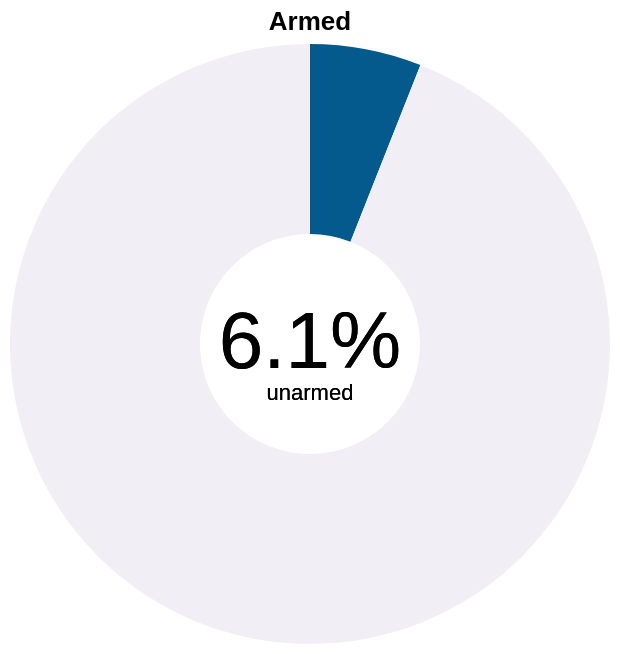

The specification (Vega-Lite) saved for this image:
### Vega-Lite specification from a JSON file in a GitHub repository (floating-point values rounded to 4 significant figures)
{"$schema": "https://vega.github.io/schema/vega-lite/v5.json", "title": "Armed", "width": "container", "data": {"values": [{"category": "Armed", "value": 0.06}, {"category": "Unarmed", "value": 0.94}]}, "layer": [{"mark": {"type": "arc", "innerRadius": 55}, "encoding": {"theta": {"field": "value", "type": "quantitative"}, "color": {"field": "category", "scale": {"range": ["#045a8d", "#f1eef6"]}, "legend": null}, "tooltip": [{"field": "value", "type": "quantitative", "title": "Proportion"}, {"field": "category", "type": "nominal", "title": "Likelihood to Report"}]}}, {"mark": {"type": "text", "text": "6.1%", "fontSize": 40}, "encoding": {"color": {"value": "black"}}}, {"mark": {"type": "text", "text": "unarmed", "dy": 25}, "encoding": {"color": {"value": "black"}}}]}
